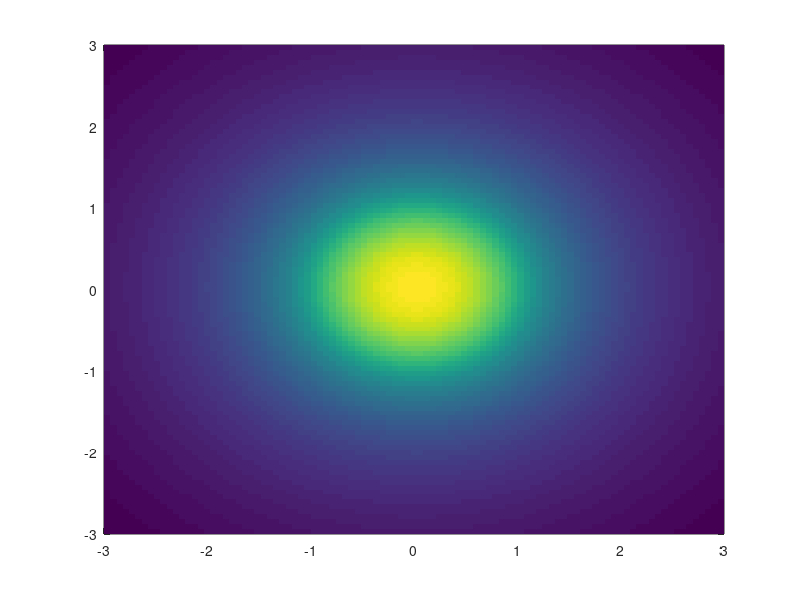
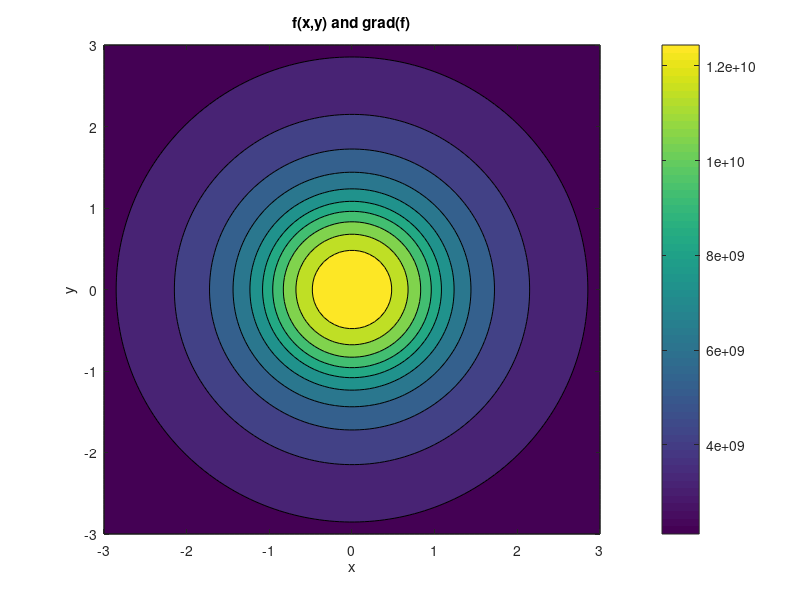

The MATLAB script that drew these images, in order: (Note: this script raises an error after producing the figures.)
%% Multidimensional function and partial derivatives:  grad and div (laplacian and curl also useful)
lx=100;
ly=100;
% lz=100;

%constants
Q=1;
a=1;
e0=8.854.*10.^(-12);
C = Q/(4*pi*e0*a);
phi=zeros(100,100);

x = linspace(-3*a,3*a,lx);
y = linspace(-3*a,3*a,ly);
% z = linspace(-3*a,3*a,lz);
[X,Y]=meshgrid(x,y);

dp_dx=zeros(size(phi));
dp_dy=zeros(size(phi));
% dp_dz=zeros(size(phi));

for i=1:100
    for j=1:100
        if (sqrt(x(i).^2 +y(j).^2) < a)
            f(i,j) = Q/(4.*pi.*e0.*a) - Q/(8.*pi.*e0.*a.^3).*(x(i).^2+y(j).^2-a.^2); 
        else
            f(i,j) = Q/(4.*pi.*e0.*sqrt(x(i).^2 +y(j).^2));
        end %if 
    end %for
end %for

%% plotter
figure(1);
pcolor(x,y,f);
shading flat;

figure(2);
contourf(x,y,f);
xlabel('x');
ylabel('y');
title('f(x,y) and grad(f)');
colorbar;

%gradient of scalar function
dx=x(2)-x(1);
dy=y(2)-y(1);
% dz=z(2)-z(1);

%% Gradient
% gradx=zeros(size(f));
% grady=zeros(size(f));
% gradz=zeros(size(f));

%x component of gradient
dp_dx(:,1)=(phi(:,2)-f(:,1))/dx;
for ix=2:lx-1
    dp_dx(:,ix)=(phi(:,ix+1)-phi(:,ix-1))/2/dx;    %\partial/\partial x
end %for
dp_dx(:,lx)=(f(:,lx)-f(:,lx-1))/dx;

%y component of gradient
dp_dy(1,:)=(phi(2,:)-phi(1,:))/dy;
for iy=2:ly-1
    dp_dy(iy,:)=(phi(iy+1,:)-phi(iy-1,:))/2/dy;    %\partial/\partial y
end %for
dp_dy(ly,:)=(phi(ly,:)-phi(ly-1,:))/dy;

%z component of gradient
% gradz(1,:)=(f(2,:)-f(1,:))/dz;
% for iz=2:lz-1
%     gradz(iz,:)=(f(iz+1,:)-f(iz-1,:))/2/dz;    %\partial/\partial y
% end %for
% gradz(lz,:)=(f(lz,:)-f(lz-1,:))/dz;

%add quiver on top of color plot
hold on;
quiver(X,Y,gradx,grady,'Color','white','LineWidth',2);
set(gca,'FontSize',24);
hold off;

%% Take the Laplacian by taking divergence of the previously computed gradient
f=gradx;
g=grady;
% h=gradz;

%x-derivative part of the divergence
divx=zeros(size(f));
divx(:,1)=(f(:,2)-f(:,1))/dx;
for ix=2:lx-1
    divx(:,ix)=(f(:,ix+1)-f(:,ix-1))/2/dx;
end %for
divx(:,lx)=(f(:,lx)-f(:,lx-1))/dx;

%y-derivative part of the divergence
divy=zeros(size(y));
divy(1,:)=(g(2,:)-g(1,:))/dy;
for iy=2:ly-1
    divy(iy,:)=(g(iy+1,:)-g(iy-1,:))/2/dy;
end %for
divy(ly,:)=(g(ly,:)-g(ly-1,:))/dy;


% z-derivative part of the divergence 
% divz=zeros(size(z));
% divz(1,:)=(h(2,:)-h(1,:))/dz;
% for iz=2:lz-1
%     divz(iz,:)=(h(iz+1,:)-h(iz-1,:))/2/dz;
% end %for
% divz(lz,:)=(h(lz,:)-h(lz-1,:))/dz;

div=divx+divy;    %this is really laplacian b/c input is gradient

figure(4);
surface(x,y,div);
set(gca,'FontSize',24);
xlabel('x');
ylabel('y');
zlabel('z');
title('laplacian(f)');
colorbar;

%% Integration in multiple dimensions
%using an iterated trapezoidal method (sweeps of single dimensional integrations) or multi-dimensional
%trapezoidal method program that you write.


%terms inside integral
int=(e_0*laplace_phi).*phi;
s=zeros(size(Y,1));


%Integrating F at every y and z for all values of x 
for k=1:size(Z,1)-1
    for j=1:size(Y,3)-1 
        for i=2:size(X,2)-1
        s(j,k)=s(j,k)+(2*int(j,i,k));
        end
        s(j,k)=s(j,k)+int(j,1,k)+int(j,size(X,2),k);
    end
end

plane=zeros(size(Z,3),1);
%Integration for values of y at every z 
for k=1:size(Z,1)
    for j=2:size(Y,3)-1
    plane(k)=plane(k)+(2*surface(j,k));
    end
    plane(k)=plane(k)+surface(1,k)+surface(size(Y,3),k);             
    %Integration for last and first term
end

%Integrating for all values of z 
for k=2:size(Z,1)-1
    Integrated_term=Integrated_term+(2*plane(k));
end

Integrated_term=Integrated_term+plane(1)+plane(size(Z,3)); We=(-0.5)*Integrated_term;
fprintf('\n Total electrostatic energy We = %f Joules\n',We);
Total electrostatic energy We = 4978705645790294.000000 Joules
